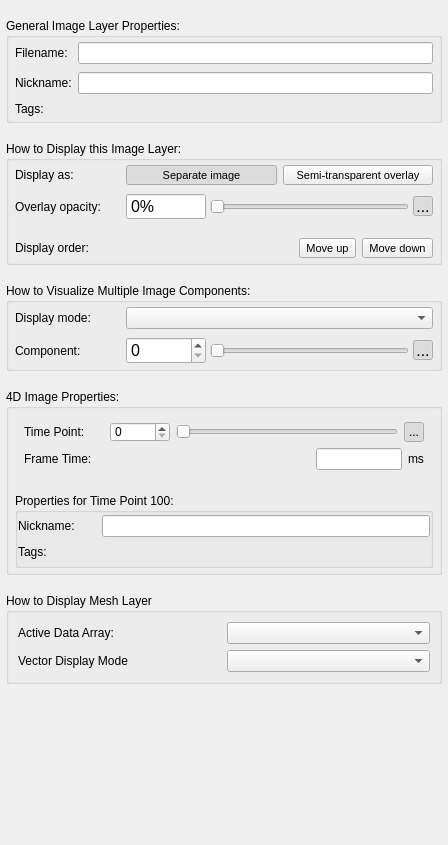
<?xml version="1.0" encoding="UTF-8"?>
<ui version="4.0">
 <class>GeneralLayerInspector</class>
 <widget class="QWidget" name="GeneralLayerInspector">
  <property name="geometry">
   <rect>
    <x>0</x>
    <y>0</y>
    <width>448</width>
    <height>845</height>
   </rect>
  </property>
  <property name="windowTitle">
   <string>Form</string>
  </property>
  <property name="styleSheet">
   <string notr="true">QGroupBox {
  background-origin: content;
  margin-top: 15px;
  font-weight: bold;
  font-size: 12px;
  background-color: palette(midlight);
  padding: 5px;
  border-radius: 2px;
  border-width: 1px;
  border-style: solid;
  border-color: rgb(128,128,128);
}

QGroupBox::title {
  subcontrol-origin: 	margin;
  subcontrol-position: top left;
}

QGroupBox &gt; QGroupBox {
  background-origin: content;
  margin-top: 15px;
  font-weight: normal;
  font-size: 12px;
  font-family: helvetica;
  background-color: palette(midlight);
  padding: 5px;
  border-radius: 0px;
  border-top: 1px solid rgb(128,128,128);
  border-left: none;
  border-right:none;
  border-bottom:none;
}</string>
  </property>
  <layout class="QVBoxLayout" name="verticalLayout_2">
   <property name="spacing">
    <number>18</number>
   </property>
   <property name="leftMargin">
    <number>6</number>
   </property>
   <property name="topMargin">
    <number>18</number>
   </property>
   <property name="rightMargin">
    <number>6</number>
   </property>
   <property name="bottomMargin">
    <number>6</number>
   </property>
   <item>
    <widget class="QGroupBox" name="grpInfo">
     <property name="enabled">
      <bool>true</bool>
     </property>
     <property name="styleSheet">
      <string notr="true">QToolButton {
font-size:11px;
}</string>
     </property>
     <property name="title">
      <string>General Image Layer Properties:</string>
     </property>
     <layout class="QGridLayout" name="gridLayout_3" rowstretch="0,0,0">
      <property name="leftMargin">
       <number>6</number>
      </property>
      <property name="topMargin">
       <number>4</number>
      </property>
      <property name="rightMargin">
       <number>6</number>
      </property>
      <property name="bottomMargin">
       <number>4</number>
      </property>
      <property name="horizontalSpacing">
       <number>6</number>
      </property>
      <property name="verticalSpacing">
       <number>8</number>
      </property>
      <item row="0" column="1">
       <widget class="QLineEdit" name="outFilename">
        <property name="toolTip">
         <string>&lt;html&gt;&lt;head/&gt;&lt;body&gt;&lt;p&gt;This is the filename from which the image was loaded. This is a read-only field.  However, you can save the image to a different file using this dialog.&lt;/p&gt;&lt;/body&gt;&lt;/html&gt;</string>
        </property>
        <property name="readOnly">
         <bool>true</bool>
        </property>
       </widget>
      </item>
      <item row="0" column="0">
       <widget class="QLabel" name="label_5">
        <property name="text">
         <string>Filename:</string>
        </property>
       </widget>
      </item>
      <item row="1" column="0">
       <widget class="QLabel" name="label_6">
        <property name="text">
         <string>Nickname:</string>
        </property>
       </widget>
      </item>
      <item row="1" column="1">
       <widget class="QLineEdit" name="inNickname">
        <property name="toolTip">
         <string>&lt;html&gt;&lt;head/&gt;&lt;body&gt;&lt;p&gt;Edit this field to assign a short nickname to this image. This information can be saved in the workspace. &lt;/p&gt;&lt;/body&gt;&lt;/html&gt;</string>
        </property>
       </widget>
      </item>
      <item row="2" column="0">
       <widget class="QLabel" name="label_7">
        <property name="text">
         <string>Tags:</string>
        </property>
       </widget>
      </item>
      <item row="2" column="1">
       <widget class="TagListWidget" name="tagsWidget" native="true">
        <property name="focusPolicy">
         <enum>Qt::StrongFocus</enum>
        </property>
        <property name="toolTip">
         <string>One or more textual tags can be assigned to an image layer. Tags are not used directly by ITK-SNAP but may be used to inform other software of the meaning of different layers. Type in words separated by commas to create tags. </string>
        </property>
       </widget>
      </item>
     </layout>
    </widget>
   </item>
   <item>
    <widget class="QGroupBox" name="grpSecondary">
     <property name="enabled">
      <bool>true</bool>
     </property>
     <property name="styleSheet">
      <string notr="true">QToolButton {
font-size:11px;
}</string>
     </property>
     <property name="title">
      <string>How to Display this Image Layer:</string>
     </property>
     <layout class="QGridLayout" name="gridLayout_2" rowstretch="0,0,0,0" columnminimumwidth="105,0">
      <property name="leftMargin">
       <number>6</number>
      </property>
      <property name="topMargin">
       <number>4</number>
      </property>
      <property name="rightMargin">
       <number>6</number>
      </property>
      <property name="bottomMargin">
       <number>4</number>
      </property>
      <property name="horizontalSpacing">
       <number>6</number>
      </property>
      <property name="verticalSpacing">
       <number>8</number>
      </property>
      <item row="1" column="1">
       <widget class="QWidget" name="grpOpacity" native="true">
        <property name="styleSheet">
         <string notr="true">font-size:12pt;</string>
        </property>
        <layout class="QHBoxLayout" name="horizontalLayout_4">
         <property name="spacing">
          <number>4</number>
         </property>
         <property name="leftMargin">
          <number>0</number>
         </property>
         <property name="topMargin">
          <number>0</number>
         </property>
         <property name="rightMargin">
          <number>0</number>
         </property>
         <property name="bottomMargin">
          <number>0</number>
         </property>
         <item>
          <widget class="QSpinBox" name="inOpacityValue">
           <property name="minimumSize">
            <size>
             <width>80</width>
             <height>0</height>
            </size>
           </property>
           <property name="toolTip">
            <string>&lt;html&gt;&lt;head/&gt;&lt;body&gt;&lt;p&gt;Adjust the opacity of the image when it is displayed as a semi-transparent overlay.&lt;/p&gt;&lt;/body&gt;&lt;/html&gt;</string>
           </property>
           <property name="buttonSymbols">
            <enum>QAbstractSpinBox::NoButtons</enum>
           </property>
           <property name="suffix">
            <string>%</string>
           </property>
           <property name="maximum">
            <number>100</number>
           </property>
          </widget>
         </item>
         <item>
          <widget class="QSlider" name="inOpacity">
           <property name="toolTip">
            <string>&lt;html&gt;&lt;head/&gt;&lt;body&gt;&lt;p&gt;Adjust the opacity of the image when it is displayed as a semi-transparent overlay.&lt;/p&gt;&lt;/body&gt;&lt;/html&gt;</string>
           </property>
           <property name="maximum">
            <number>100</number>
           </property>
           <property name="orientation">
            <enum>Qt::Horizontal</enum>
           </property>
           <property name="tickPosition">
            <enum>QSlider::NoTicks</enum>
           </property>
           <property name="tickInterval">
            <number>25</number>
           </property>
          </widget>
         </item>
         <item>
          <widget class="QToolButton" name="btnVisible">
           <property name="maximumSize">
            <size>
             <width>20</width>
             <height>20</height>
            </size>
           </property>
           <property name="toolTip">
            <string>&lt;html&gt;&lt;head/&gt;&lt;body&gt;&lt;p&gt;Toggle the visibility of the image when it is displayed as a semi-transparent overlay.&lt;/p&gt;&lt;/body&gt;&lt;/html&gt;</string>
           </property>
           <property name="text">
            <string>...</string>
           </property>
           <property name="icon">
            <iconset resource="../Resources/SNAPResources.qrc">
             <normaloff>:/root/icons8_invisible_12.png</normaloff>
             <normalon>:/root/icons8_visible_12.png</normalon>:/root/icons8_invisible_12.png</iconset>
           </property>
           <property name="iconSize">
            <size>
             <width>12</width>
             <height>12</height>
            </size>
           </property>
           <property name="checkable">
            <bool>true</bool>
           </property>
           <property name="checked">
            <bool>true</bool>
           </property>
           <property name="autoRaise">
            <bool>true</bool>
           </property>
          </widget>
         </item>
        </layout>
       </widget>
      </item>
      <item row="0" column="1">
       <widget class="QWidget" name="grpOverlayChecks" native="true">
        <property name="styleSheet">
         <string notr="true"/>
        </property>
        <layout class="QHBoxLayout" name="horizontalLayout_5" stretch="1,1">
         <property name="spacing">
          <number>6</number>
         </property>
         <property name="leftMargin">
          <number>0</number>
         </property>
         <property name="topMargin">
          <number>0</number>
         </property>
         <property name="rightMargin">
          <number>0</number>
         </property>
         <property name="bottomMargin">
          <number>0</number>
         </property>
         <item>
          <widget class="QToolButton" name="btnUnpin">
           <property name="sizePolicy">
            <sizepolicy hsizetype="Minimum" vsizetype="Fixed">
             <horstretch>0</horstretch>
             <verstretch>0</verstretch>
            </sizepolicy>
           </property>
           <property name="toolTip">
            <string>&lt;html&gt;&lt;head/&gt;&lt;body&gt;&lt;p&gt;&lt;span style=&quot; font-size:11pt;&quot;&gt;Display this image side by side with the main image.&lt;/span&gt;&lt;/p&gt;&lt;p&gt;&lt;br/&gt;&lt;/p&gt;&lt;p&gt;&lt;span style=&quot; font-size:11pt;&quot;&gt;This optoin is best suited for anatomical images, e.g., when displaying T1-weighted and T2-weighted MRI scans of the same subject.&lt;/span&gt;&lt;/p&gt;&lt;/body&gt;&lt;/html&gt;</string>
           </property>
           <property name="text">
            <string>Separate image</string>
           </property>
           <property name="icon">
            <iconset resource="../Resources/SNAPResources.qrc">
             <normaloff>:/root/icons8_unpin_12.png</normaloff>:/root/icons8_unpin_12.png</iconset>
           </property>
           <property name="iconSize">
            <size>
             <width>12</width>
             <height>12</height>
            </size>
           </property>
           <property name="checkable">
            <bool>true</bool>
           </property>
           <property name="checked">
            <bool>true</bool>
           </property>
           <property name="autoExclusive">
            <bool>true</bool>
           </property>
           <property name="toolButtonStyle">
            <enum>Qt::ToolButtonTextBesideIcon</enum>
           </property>
          </widget>
         </item>
         <item>
          <widget class="QToolButton" name="btnPin">
           <property name="sizePolicy">
            <sizepolicy hsizetype="Minimum" vsizetype="Fixed">
             <horstretch>0</horstretch>
             <verstretch>0</verstretch>
            </sizepolicy>
           </property>
           <property name="toolTip">
            <string>&lt;html&gt;&lt;head/&gt;&lt;body&gt;&lt;p&gt;&lt;span style=&quot; font-size:11pt;&quot;&gt;Display this image as a semi-transparent overlay over other images.&lt;/span&gt;&lt;/p&gt;&lt;p&gt;&lt;br/&gt;&lt;/p&gt;&lt;p&gt;&lt;span style=&quot; font-size:11pt;&quot;&gt;This option is best for statistical maps. You can control the overall opacity of the overlay in this window, or customize the color map for partial opacity effects. &lt;/span&gt;&lt;/p&gt;&lt;/body&gt;&lt;/html&gt;</string>
           </property>
           <property name="text">
            <string>Semi-transparent overlay</string>
           </property>
           <property name="icon">
            <iconset resource="../Resources/SNAPResources.qrc">
             <normaloff>:/root/icons8_pin_12.png</normaloff>:/root/icons8_pin_12.png</iconset>
           </property>
           <property name="iconSize">
            <size>
             <width>12</width>
             <height>12</height>
            </size>
           </property>
           <property name="checkable">
            <bool>true</bool>
           </property>
           <property name="autoExclusive">
            <bool>true</bool>
           </property>
           <property name="toolButtonStyle">
            <enum>Qt::ToolButtonTextBesideIcon</enum>
           </property>
          </widget>
         </item>
        </layout>
       </widget>
      </item>
      <item row="3" column="1">
       <widget class="QWidget" name="widget" native="true">
        <layout class="QHBoxLayout" name="horizontalLayout">
         <property name="leftMargin">
          <number>0</number>
         </property>
         <property name="topMargin">
          <number>0</number>
         </property>
         <property name="rightMargin">
          <number>0</number>
         </property>
         <property name="bottomMargin">
          <number>0</number>
         </property>
         <item>
          <spacer name="horizontalSpacer">
           <property name="orientation">
            <enum>Qt::Horizontal</enum>
           </property>
           <property name="sizeHint" stdset="0">
            <size>
             <width>40</width>
             <height>20</height>
            </size>
           </property>
          </spacer>
         </item>
         <item>
          <widget class="QToolButton" name="btnUp">
           <property name="toolTip">
            <string>&lt;html&gt;&lt;head/&gt;&lt;body&gt;&lt;p&gt;&lt;span style=&quot; font-size:11pt;&quot;&gt;Place this image layer earlier in the workspace. This affects the order in which the layers are layed out and rendered. The order is most important when more than one semi-transparent overlay is loaded.&lt;/span&gt;&lt;/p&gt;&lt;/body&gt;&lt;/html&gt;</string>
           </property>
           <property name="text">
            <string>Move up</string>
           </property>
           <property name="icon">
            <iconset resource="../Resources/SNAPResources.qrc">
             <normaloff>:/root/icons8_up_12.png</normaloff>:/root/icons8_up_12.png</iconset>
           </property>
           <property name="iconSize">
            <size>
             <width>12</width>
             <height>12</height>
            </size>
           </property>
           <property name="toolButtonStyle">
            <enum>Qt::ToolButtonTextBesideIcon</enum>
           </property>
          </widget>
         </item>
         <item alignment="Qt::AlignRight">
          <widget class="QToolButton" name="btnDown">
           <property name="toolTip">
            <string>&lt;html&gt;&lt;head/&gt;&lt;body&gt;&lt;p&gt;&lt;span style=&quot; font-size:11pt;&quot;&gt;Place this image layer later in the workspace. This affects the order in which the layers are layed out and rendered. The order is most important when more than one semi-transparent overlay is loaded.&lt;/span&gt;&lt;/p&gt;&lt;/body&gt;&lt;/html&gt;</string>
           </property>
           <property name="text">
            <string>Move down</string>
           </property>
           <property name="icon">
            <iconset resource="../Resources/SNAPResources.qrc">
             <normaloff>:/root/icons8_down_12.png</normaloff>:/root/icons8_down_12.png</iconset>
           </property>
           <property name="iconSize">
            <size>
             <width>12</width>
             <height>12</height>
            </size>
           </property>
           <property name="toolButtonStyle">
            <enum>Qt::ToolButtonTextBesideIcon</enum>
           </property>
          </widget>
         </item>
        </layout>
       </widget>
      </item>
      <item row="0" column="0">
       <widget class="QLabel" name="lblOverlayMode">
        <property name="text">
         <string>Display as:</string>
        </property>
       </widget>
      </item>
      <item row="2" column="0">
       <spacer name="verticalSpacer_2">
        <property name="orientation">
         <enum>Qt::Vertical</enum>
        </property>
        <property name="sizeType">
         <enum>QSizePolicy::Fixed</enum>
        </property>
        <property name="sizeHint" stdset="0">
         <size>
          <width>20</width>
          <height>10</height>
         </size>
        </property>
       </spacer>
      </item>
      <item row="3" column="0">
       <widget class="QLabel" name="label_9">
        <property name="text">
         <string>Display order:</string>
        </property>
        <property name="wordWrap">
         <bool>true</bool>
        </property>
       </widget>
      </item>
      <item row="1" column="0">
       <widget class="QLabel" name="lblOpacity">
        <property name="styleSheet">
         <string notr="true"/>
        </property>
        <property name="text">
         <string>Overlay opacity:</string>
        </property>
        <property name="wordWrap">
         <bool>true</bool>
        </property>
       </widget>
      </item>
     </layout>
    </widget>
   </item>
   <item>
    <widget class="QGroupBox" name="grpMulticomponent">
     <property name="title">
      <string>How to Visualize Multiple Image Components:</string>
     </property>
     <layout class="QGridLayout" name="gridLayout" columnminimumwidth="105,0">
      <property name="leftMargin">
       <number>6</number>
      </property>
      <property name="topMargin">
       <number>4</number>
      </property>
      <property name="rightMargin">
       <number>6</number>
      </property>
      <property name="bottomMargin">
       <number>4</number>
      </property>
      <property name="horizontalSpacing">
       <number>6</number>
      </property>
      <property name="verticalSpacing">
       <number>8</number>
      </property>
      <item row="0" column="0">
       <widget class="QLabel" name="label">
        <property name="text">
         <string>Display mode:</string>
        </property>
       </widget>
      </item>
      <item row="0" column="1">
       <widget class="QComboBox" name="inMode">
        <property name="toolTip">
         <string>&lt;html&gt;&lt;head/&gt;&lt;body&gt;&lt;p&gt;Multi-component images have more than one value for each voxel. These values may represent measurements taken at different time points, different chromatic components, etc. ITK-SNAP offers multiple ways to visualize this multi-dimensional information. You can choose to visualize just one component, or a summary function of the components, such as magnitude, average, or maximum. In the special case of three-component images, the components can be rendered as red, green and blue channels (RGB).&lt;/p&gt;&lt;/body&gt;&lt;/html&gt;</string>
        </property>
       </widget>
      </item>
      <item row="1" column="1">
       <widget class="QWidget" name="grpComponent" native="true">
        <property name="minimumSize">
         <size>
          <width>0</width>
          <height>20</height>
         </size>
        </property>
        <property name="styleSheet">
         <string notr="true">font-size:12pt;</string>
        </property>
        <layout class="QHBoxLayout" name="horizontalLayout_2">
         <property name="spacing">
          <number>4</number>
         </property>
         <property name="leftMargin">
          <number>0</number>
         </property>
         <property name="topMargin">
          <number>0</number>
         </property>
         <property name="rightMargin">
          <number>0</number>
         </property>
         <property name="bottomMargin">
          <number>0</number>
         </property>
         <item>
          <widget class="QSpinBox" name="inComponent">
           <property name="minimumSize">
            <size>
             <width>80</width>
             <height>0</height>
            </size>
           </property>
           <property name="toolTip">
            <string>&lt;html&gt;&lt;head/&gt;&lt;body&gt;&lt;p&gt;Select the image component to visualize.&lt;/p&gt;&lt;/body&gt;&lt;/html&gt;</string>
           </property>
          </widget>
         </item>
         <item>
          <widget class="QSlider" name="inComponentSlider">
           <property name="toolTip">
            <string>&lt;html&gt;&lt;head/&gt;&lt;body&gt;&lt;p&gt;Select the image component to visualize.&lt;/p&gt;&lt;/body&gt;&lt;/html&gt;</string>
           </property>
           <property name="orientation">
            <enum>Qt::Horizontal</enum>
           </property>
          </widget>
         </item>
         <item>
          <widget class="QToolButton" name="btnAnimate">
           <property name="maximumSize">
            <size>
             <width>20</width>
             <height>20</height>
            </size>
           </property>
           <property name="toolTip">
            <string>&lt;html&gt;&lt;head/&gt;&lt;body&gt;&lt;p&gt;Toggle animation mode.&lt;/p&gt;&lt;p&gt;When enabled, the display will automatically loop over the image components at one-second intervals.&lt;/p&gt;&lt;/body&gt;&lt;/html&gt;</string>
           </property>
           <property name="text">
            <string>...</string>
           </property>
           <property name="icon">
            <iconset resource="../Resources/SNAPResources.qrc">
             <normaloff>:/root/icons8_film_reel_12.png</normaloff>:/root/icons8_film_reel_12.png</iconset>
           </property>
           <property name="iconSize">
            <size>
             <width>12</width>
             <height>12</height>
            </size>
           </property>
           <property name="checkable">
            <bool>true</bool>
           </property>
           <property name="checked">
            <bool>true</bool>
           </property>
           <property name="autoRaise">
            <bool>true</bool>
           </property>
          </widget>
         </item>
        </layout>
       </widget>
      </item>
      <item row="1" column="0">
       <widget class="QLabel" name="lblComponent">
        <property name="text">
         <string>Component:</string>
        </property>
       </widget>
      </item>
     </layout>
    </widget>
   </item>
   <item>
    <widget class="QGroupBox" name="grp4DProperties">
     <property name="title">
      <string>4D Image Properties:</string>
     </property>
     <layout class="QGridLayout" name="gridLayout_4">
      <property name="leftMargin">
       <number>6</number>
      </property>
      <property name="topMargin">
       <number>4</number>
      </property>
      <property name="rightMargin">
       <number>6</number>
      </property>
      <property name="bottomMargin">
       <number>4</number>
      </property>
      <property name="horizontalSpacing">
       <number>6</number>
      </property>
      <property name="verticalSpacing">
       <number>14</number>
      </property>
      <item row="0" column="1">
       <widget class="QWidget" name="grpTP" native="true">
        <property name="minimumSize">
         <size>
          <width>0</width>
          <height>20</height>
         </size>
        </property>
        <layout class="QVBoxLayout" name="verticalLayout_3">
         <item>
          <layout class="QHBoxLayout" name="horizontalLayout_3">
           <item>
            <widget class="QLabel" name="lblTP">
             <property name="sizePolicy">
              <sizepolicy hsizetype="Fixed" vsizetype="Fixed">
               <horstretch>0</horstretch>
               <verstretch>0</verstretch>
              </sizepolicy>
             </property>
             <property name="minimumSize">
              <size>
               <width>80</width>
               <height>20</height>
              </size>
             </property>
             <property name="maximumSize">
              <size>
               <width>80</width>
               <height>20</height>
              </size>
             </property>
             <property name="text">
              <string>Time Point: </string>
             </property>
            </widget>
           </item>
           <item>
            <widget class="QSpinBox" name="spinBoxTP">
             <property name="sizePolicy">
              <sizepolicy hsizetype="Fixed" vsizetype="Fixed">
               <horstretch>0</horstretch>
               <verstretch>0</verstretch>
              </sizepolicy>
             </property>
             <property name="minimumSize">
              <size>
               <width>60</width>
               <height>20</height>
              </size>
             </property>
             <property name="maximumSize">
              <size>
               <width>60</width>
               <height>20</height>
              </size>
             </property>
            </widget>
           </item>
           <item>
            <widget class="QSlider" name="sliderTP">
             <property name="minimumSize">
              <size>
               <width>0</width>
               <height>20</height>
              </size>
             </property>
             <property name="maximumSize">
              <size>
               <width>16777215</width>
               <height>20</height>
              </size>
             </property>
             <property name="orientation">
              <enum>Qt::Horizontal</enum>
             </property>
            </widget>
           </item>
           <item>
            <widget class="QToolButton" name="btn4DReplay">
             <property name="maximumSize">
              <size>
               <width>20</width>
               <height>20</height>
              </size>
             </property>
             <property name="toolTip">
              <string>&lt;html&gt;&lt;head/&gt;&lt;body&gt;&lt;p&gt;Toggle animation mode.&lt;/p&gt;&lt;p&gt;When enabled, the display will automatically loop over the image components at one-second intervals.&lt;/p&gt;&lt;/body&gt;&lt;/html&gt;</string>
             </property>
             <property name="text">
              <string>...</string>
             </property>
             <property name="icon">
              <iconset resource="../Resources/SNAPResources.qrc">
               <normaloff>:/root/icons8_film_reel_12.png</normaloff>:/root/icons8_film_reel_12.png</iconset>
             </property>
             <property name="iconSize">
              <size>
               <width>12</width>
               <height>12</height>
              </size>
             </property>
             <property name="checkable">
              <bool>true</bool>
             </property>
             <property name="checked">
              <bool>true</bool>
             </property>
             <property name="autoRaise">
              <bool>true</bool>
             </property>
            </widget>
           </item>
          </layout>
         </item>
         <item>
          <layout class="QHBoxLayout" name="horizontalLayout_7">
           <item>
            <widget class="QLabel" name="label_2">
             <property name="text">
              <string>Frame Time:</string>
             </property>
            </widget>
           </item>
           <item>
            <spacer name="horizontalSpacer_2">
             <property name="orientation">
              <enum>Qt::Horizontal</enum>
             </property>
             <property name="sizeHint" stdset="0">
              <size>
               <width>240</width>
               <height>20</height>
              </size>
             </property>
            </spacer>
           </item>
           <item>
            <widget class="QLineEdit" name="in4DReplayInterval"/>
           </item>
           <item>
            <widget class="QLabel" name="label_3">
             <property name="text">
              <string>ms</string>
             </property>
            </widget>
           </item>
          </layout>
         </item>
        </layout>
       </widget>
      </item>
      <item row="2" column="1">
       <widget class="QGroupBox" name="grpTPProperties">
        <property name="title">
         <string>Properties for Time Point 100:</string>
        </property>
        <layout class="QGridLayout" name="gridLayout_5">
         <property name="leftMargin">
          <number>0</number>
         </property>
         <property name="topMargin">
          <number>2</number>
         </property>
         <property name="rightMargin">
          <number>0</number>
         </property>
         <property name="bottomMargin">
          <number>6</number>
         </property>
         <property name="horizontalSpacing">
          <number>4</number>
         </property>
         <property name="verticalSpacing">
          <number>8</number>
         </property>
         <item row="0" column="0">
          <widget class="QLabel" name="lblTPNickname">
           <property name="sizePolicy">
            <sizepolicy hsizetype="Preferred" vsizetype="Fixed">
             <horstretch>0</horstretch>
             <verstretch>0</verstretch>
            </sizepolicy>
           </property>
           <property name="minimumSize">
            <size>
             <width>80</width>
             <height>20</height>
            </size>
           </property>
           <property name="maximumSize">
            <size>
             <width>80</width>
             <height>20</height>
            </size>
           </property>
           <property name="text">
            <string>Nickname:</string>
           </property>
          </widget>
         </item>
         <item row="2" column="0">
          <widget class="QLabel" name="lblTPTags">
           <property name="text">
            <string>Tags:</string>
           </property>
          </widget>
         </item>
         <item row="2" column="1">
          <widget class="TagListWidget" name="TPTagsWidget" native="true"/>
         </item>
         <item row="0" column="1">
          <widget class="QLineEdit" name="inTPNickname"/>
         </item>
        </layout>
       </widget>
      </item>
     </layout>
    </widget>
   </item>
   <item>
    <widget class="QGroupBox" name="grpMesh">
     <property name="title">
      <string>How to Display Mesh Layer</string>
     </property>
     <layout class="QGridLayout" name="gridLayout_6">
      <item row="1" column="0">
       <layout class="QHBoxLayout" name="layoutMeshDataName">
        <item>
         <widget class="QLabel" name="lblMeshDataName">
          <property name="text">
           <string>Active Data Array:</string>
          </property>
         </widget>
        </item>
        <item>
         <widget class="QComboBox" name="boxMeshDataName">
          <property name="currentIndex">
           <number>-1</number>
          </property>
         </widget>
        </item>
       </layout>
      </item>
      <item row="2" column="0">
       <widget class="QWidget" name="grpMeshVectorMode" native="true">
        <layout class="QHBoxLayout" name="horizontalLayout_6">
         <property name="leftMargin">
          <number>0</number>
         </property>
         <property name="topMargin">
          <number>0</number>
         </property>
         <property name="rightMargin">
          <number>0</number>
         </property>
         <property name="bottomMargin">
          <number>0</number>
         </property>
         <item>
          <widget class="QLabel" name="lblMeshVectorMode">
           <property name="text">
            <string>Vector Display Mode</string>
           </property>
          </widget>
         </item>
         <item>
          <widget class="QComboBox" name="boxMeshVectorMode"/>
         </item>
        </layout>
       </widget>
      </item>
     </layout>
    </widget>
   </item>
   <item>
    <spacer name="verticalSpacer">
     <property name="orientation">
      <enum>Qt::Vertical</enum>
     </property>
     <property name="sizeHint" stdset="0">
      <size>
       <width>20</width>
       <height>40</height>
      </size>
     </property>
    </spacer>
   </item>
  </layout>
 </widget>
 <customwidgets>
  <customwidget>
   <class>TagListWidget</class>
   <extends>QWidget</extends>
   <header location="global">TagListWidget.h</header>
   <container>1</container>
  </customwidget>
 </customwidgets>
 <tabstops>
  <tabstop>outFilename</tabstop>
  <tabstop>inNickname</tabstop>
  <tabstop>tagsWidget</tabstop>
  <tabstop>btnUnpin</tabstop>
  <tabstop>btnPin</tabstop>
  <tabstop>inOpacityValue</tabstop>
  <tabstop>inOpacity</tabstop>
  <tabstop>btnVisible</tabstop>
  <tabstop>btnUp</tabstop>
  <tabstop>btnDown</tabstop>
  <tabstop>inMode</tabstop>
  <tabstop>inComponent</tabstop>
  <tabstop>inComponentSlider</tabstop>
  <tabstop>btnAnimate</tabstop>
 </tabstops>
 <resources>
  <include location="../Resources/SNAPResources.qrc"/>
 </resources>
 <connections/>
</ui>
